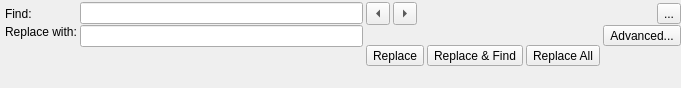
<?xml version="1.0" encoding="UTF-8"?>
<ui version="4.0">
 <class>FindWidget</class>
 <widget class="QWidget" name="FindWidget">
  <property name="geometry">
   <rect>
    <x>0</x>
    <y>0</y>
    <width>681</width>
    <height>88</height>
   </rect>
  </property>
  <property name="windowTitle">
   <string>Find</string>
  </property>
  <layout class="QGridLayout" name="gridLayout_2">
   <property name="leftMargin">
    <number>5</number>
   </property>
   <property name="topMargin">
    <number>2</number>
   </property>
   <property name="rightMargin">
    <number>0</number>
   </property>
   <property name="bottomMargin">
    <number>2</number>
   </property>
   <property name="horizontalSpacing">
    <number>3</number>
   </property>
   <property name="verticalSpacing">
    <number>0</number>
   </property>
   <item row="0" column="0">
    <widget class="QLabel" name="findLabel">
     <property name="text">
      <string>Find:</string>
     </property>
    </widget>
   </item>
   <item row="0" column="1">
    <widget class="Utils::FancyLineEdit" name="findEdit">
     <property name="minimumSize">
      <size>
       <width>100</width>
       <height>0</height>
      </size>
     </property>
    </widget>
   </item>
   <item row="0" column="2">
    <widget class="QWidget" name="findButtonsWidget" native="true">
     <layout class="QHBoxLayout" name="horizontalLayout_2">
      <property name="spacing">
       <number>3</number>
      </property>
      <property name="margin">
       <number>0</number>
      </property>
      <item>
       <widget class="QToolButton" name="findPreviousButton">
        <property name="focusPolicy">
         <enum>Qt::NoFocus</enum>
        </property>
        <property name="arrowType">
         <enum>Qt::LeftArrow</enum>
        </property>
       </widget>
      </item>
      <item>
       <widget class="QToolButton" name="findNextButton">
        <property name="font">
         <font/>
        </property>
        <property name="focusPolicy">
         <enum>Qt::NoFocus</enum>
        </property>
        <property name="arrowType">
         <enum>Qt::RightArrow</enum>
        </property>
       </widget>
      </item>
      <item>
       <spacer name="horizontalSpacer">
        <property name="orientation">
         <enum>Qt::Horizontal</enum>
        </property>
        <property name="sizeHint" stdset="0">
         <size>
          <width>40</width>
          <height>0</height>
         </size>
        </property>
       </spacer>
      </item>
      <item>
       <widget class="QToolButton" name="close">
        <property name="text">
         <string>...</string>
        </property>
       </widget>
      </item>
     </layout>
    </widget>
   </item>
   <item row="1" column="0">
    <layout class="QVBoxLayout" name="verticalLayout_2">
     <property name="spacing">
      <number>0</number>
     </property>
     <item>
      <widget class="QLabel" name="replaceLabel">
       <property name="text">
        <string>Replace with:</string>
       </property>
      </widget>
     </item>
     <item>
      <spacer name="verticalSpacer_2">
       <property name="orientation">
        <enum>Qt::Vertical</enum>
       </property>
       <property name="sizeHint" stdset="0">
        <size>
         <width>0</width>
         <height>0</height>
        </size>
       </property>
      </spacer>
     </item>
    </layout>
   </item>
   <item row="1" column="1">
    <layout class="QVBoxLayout" name="verticalLayout">
     <property name="spacing">
      <number>0</number>
     </property>
     <item>
      <widget class="Utils::FancyLineEdit" name="replaceEdit">
       <property name="minimumSize">
        <size>
         <width>100</width>
         <height>0</height>
        </size>
       </property>
      </widget>
     </item>
     <item>
      <spacer name="verticalSpacer">
       <property name="orientation">
        <enum>Qt::Vertical</enum>
       </property>
       <property name="sizeHint" stdset="0">
        <size>
         <width>0</width>
         <height>0</height>
        </size>
       </property>
      </spacer>
     </item>
    </layout>
   </item>
   <item row="1" column="2">
    <layout class="QGridLayout" name="gridLayout">
     <property name="horizontalSpacing">
      <number>3</number>
     </property>
     <property name="verticalSpacing">
      <number>0</number>
     </property>
     <item row="0" column="0">
      <widget class="QWidget" name="replaceButtonsWidget" native="true">
       <property name="sizePolicy">
        <sizepolicy hsizetype="Expanding" vsizetype="Preferred">
         <horstretch>0</horstretch>
         <verstretch>0</verstretch>
        </sizepolicy>
       </property>
       <layout class="QHBoxLayout" name="replaceButtonsLayout">
        <property name="spacing">
         <number>3</number>
        </property>
        <property name="margin">
         <number>0</number>
        </property>
        <item>
         <widget class="QToolButton" name="replaceButton">
          <property name="focusPolicy">
           <enum>Qt::NoFocus</enum>
          </property>
          <property name="text">
           <string>Replace</string>
          </property>
          <property name="toolButtonStyle">
           <enum>Qt::ToolButtonTextOnly</enum>
          </property>
          <property name="arrowType">
           <enum>Qt::LeftArrow</enum>
          </property>
         </widget>
        </item>
        <item>
         <widget class="QToolButton" name="replaceNextButton">
          <property name="font">
           <font/>
          </property>
          <property name="focusPolicy">
           <enum>Qt::NoFocus</enum>
          </property>
          <property name="text">
           <string>Replace &amp;&amp; Find</string>
          </property>
          <property name="toolButtonStyle">
           <enum>Qt::ToolButtonTextOnly</enum>
          </property>
          <property name="arrowType">
           <enum>Qt::RightArrow</enum>
          </property>
         </widget>
        </item>
        <item>
         <widget class="QToolButton" name="replaceAllButton">
          <property name="font">
           <font/>
          </property>
          <property name="text">
           <string>Replace All</string>
          </property>
          <property name="toolButtonStyle">
           <enum>Qt::ToolButtonTextOnly</enum>
          </property>
         </widget>
        </item>
       </layout>
      </widget>
     </item>
     <item row="0" column="1">
      <layout class="QVBoxLayout" name="verticalLayout_3">
       <property name="spacing">
        <number>0</number>
       </property>
       <item>
        <widget class="QToolButton" name="advancedButton">
         <property name="text">
          <string>Advanced...</string>
         </property>
         <property name="toolButtonStyle">
          <enum>Qt::ToolButtonTextOnly</enum>
         </property>
        </widget>
       </item>
       <item>
        <spacer name="verticalSpacer_3">
         <property name="orientation">
          <enum>Qt::Vertical</enum>
         </property>
         <property name="sizeHint" stdset="0">
          <size>
           <width>0</width>
           <height>0</height>
          </size>
         </property>
        </spacer>
       </item>
      </layout>
     </item>
    </layout>
   </item>
  </layout>
 </widget>
 <customwidgets>
  <customwidget>
   <class>Utils::FancyLineEdit</class>
   <extends>QLineEdit</extends>
   <header location="global">fancylineedit.h</header>
  </customwidget>
 </customwidgets>
 <tabstops>
  <tabstop>findEdit</tabstop>
  <tabstop>replaceEdit</tabstop>
  <tabstop>close</tabstop>
  <tabstop>replaceAllButton</tabstop>
 </tabstops>
 <resources/>
 <connections/>
</ui>
